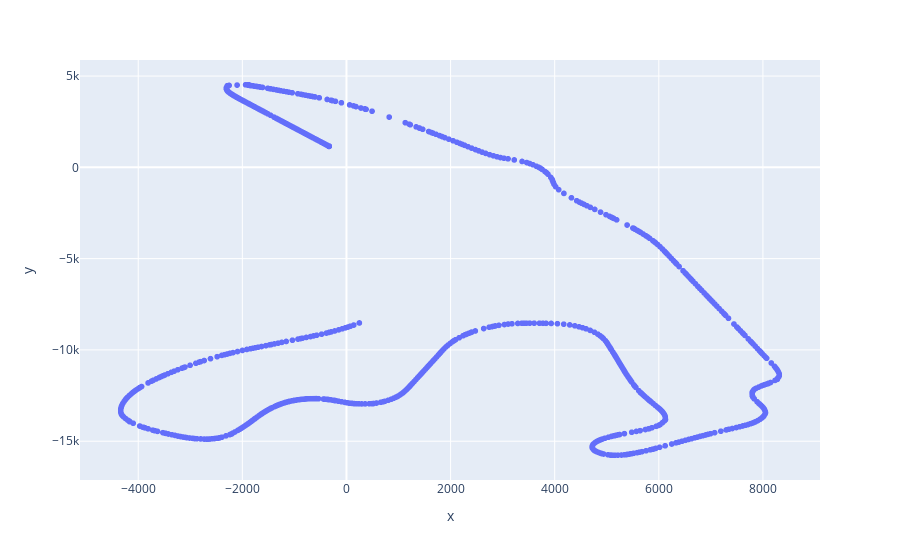

This figure's notebook cell:
### Code cell
df_temp = df_44.iloc[22000:23900]
px.scatter(x = df_temp.X, y = df_temp.Y)

### Figure 1 — Plotly figure (JSON) as saved in the notebook; plotly's stock layout.template omitted (floating-point values rounded to 4 significant figures; data arrays with more than 128 entries replaced by an {"elided": "..."} marker saying what was removed)
{"data": [{"hovertemplate": "x=%{x}<br>y=%{y}<extra></extra>", "legendgroup": "", "marker": {"color": "#636efa", "symbol": "circle"}, "mode": "markers", "name": "", "showlegend": false, "type": "scattergl", "x": {"elided": "1500 float values"}, "xaxis": "x", "y": {"elided": "1500 float values"}, "yaxis": "y"}], "layout": {"legend": {"tracegroupgap": 0}, "margin": {"t": 60}, "xaxis": {"anchor": "y", "domain": [0, 1], "title": {"text": "x"}}, "yaxis": {"anchor": "x", "domain": [0, 1], "title": {"text": "y"}}}}
